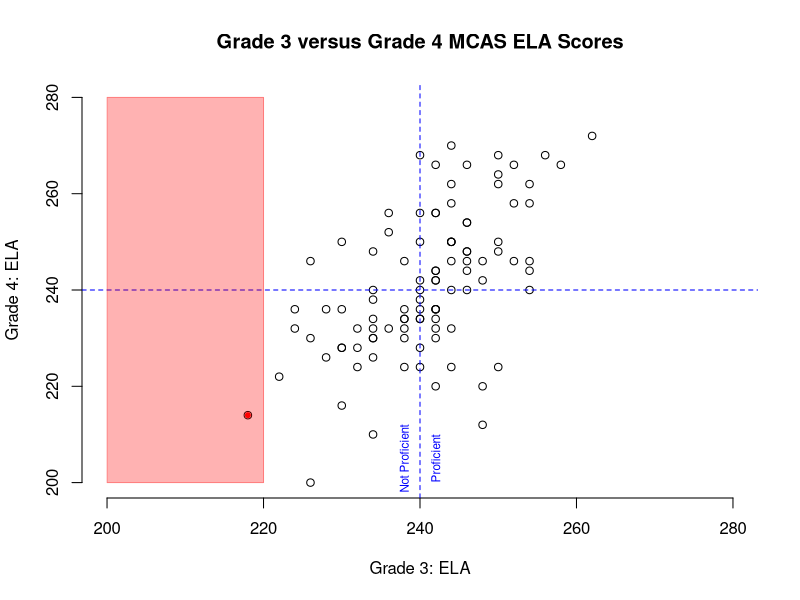

Here is the R script that generated this plot:
##########################################################
###
### Test plot of year to year state assessment MCAS scores
###
###########################################################

### Create test data

grade.3.mcas <- round(rnorm(100, mean=240, sd=10), digits=0)
grade.3.mcas[grade.3.mcas %% 2 == 1] = grade.3.mcas[grade.3.mcas %%2 == 1] + 1
grade.3.mcas[grade.3.mcas < 200] = 200
grade.3.mcas[grade.3.mcas > 280] = 280

noise.data <- rnorm(100, mean=0, sd=10)

grade.4.mcas <- round(grade.3.mcas + noise.data, digits=0)
grade.4.mcas[grade.4.mcas %% 2 == 1] = grade.4.mcas[grade.4.mcas %%2 == 1] + 1
grade.4.mcas[grade.4.mcas < 200] = 200
grade.4.mcas[grade.4.mcas > 280] = 280

mcas.data <- list(Content_Area="ELA", 
                  Data=data.frame(GRADE_3_SCALE_SCORE=grade.3.mcas, 
                                  GRADE_4_SCALE_SCORE=grade.4.mcas))


### Plot the data

pdf(file="mcas_scatter_3_to_4.pdf", width=6, height=6)
plot(x=mcas.data$Data$GRADE_3_SCALE_SCORE, 
     y=mcas.data$Data$GRADE_4_SCALE_SCORE,
     xlim=c(200,280), ylim=c(200,280),
     xlab=paste("Grade 3", mcas.data$Content_Area, sep=": "),
     ylab=paste("Grade 4", mcas.data$Content_Area, sep=": "),
     main=paste("Grade 3 versus Grade 4 MCAS", mcas.data$Content_Area, "Scores"),
     axes=FALSE
)

axis(1, at=seq(200, 280, by=20))
axis(2, at=seq(200, 280, by=20))
abline(h=240, lty=2, col="blue")
abline(v=240, lty=2, col="blue")
text(242, 205, labels="Proficient", srt=90, col="blue", cex=0.7)
text(238, 205, labels="Not Proficient", srt=90, col="blue", cex=0.7)

polygon(c(200, 220, 220, 200), c(200, 200, 280, 280), col=rgb(1, 0, 0, 0.3), border=rgb(1, 0, 0, 0.3))

points(mcas.data$Data$GRADE_3_SCALE_SCORE[mcas.data$Data$GRADE_3_SCALE_SCORE<=220],
       mcas.data$Data$GRADE_4_SCALE_SCORE[mcas.data$Data$GRADE_3_SCALE_SCORE<=220],
       pch=20, col="red")



dev.off() ### Turns pdf graphics device off




